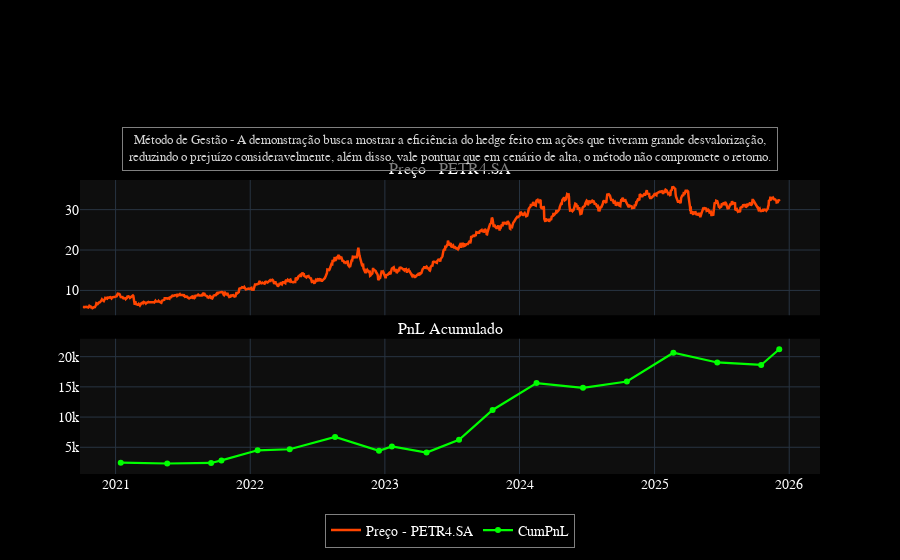

The code cell stored with this chart in its notebook:
### Code cell
# =============================================================================
# 4) Exemplo de uso (descomente para rodar localmente)
# =============================================================================
if __name__ == "__main__":
    # Bibliotecas
    import yfinance as yf
    import plotly.graph_objects as go
    from plotly.subplots import make_subplots

    # Download da ação
    ticker = 'PETR4.SA'
    start = '2020-10-05'
    dados = yf.download(ticker, start=start, interval='1d', progress=False)
    
    log, resumo = simulate_collar_with_qty(
    dados,
    r=0.15,
    stock_qty=1000,   # quantidade de ações compradas
    put_qty= 500,      # quantidade de puts compradas
    call_qty=500    # quantidade de calls vendidas
)

    # Exibir cabeçalhos
    #print("LOG (amostra):")
    display(log)
    #print("\nRESUMO Por Ciclo:")
    display(resumo)
    
    # --- Corrigir o MultiIndex para uma série de preços
    precos = dados["Close"][ticker]   # ou "PETR4.SA" dependendo do ticker
    
# --- Subplots com eixo X compartilhado
fig = make_subplots(
    rows=2, cols=1, shared_xaxes=True, vertical_spacing=0.08,
    subplot_titles=(f"Preço - {ticker}", "PnL Acumulado"))

# --- 1) Preço da ação
fig.add_trace(go.Scatter(x=precos.index,y=precos,mode="lines",name=f"Preço - {ticker}",line=dict(color="orangered", width=2.5)),row=1, col=1)

# --- 2) PnL acumulado
fig.add_trace(go.Scatter(x=resumo["EndDate"],y=resumo["CumPnL"],mode="lines+markers",name="CumPnL",line=dict(color="lime", width=2.2),
                         marker=dict(size=6, symbol="circle", color="lime")),row=2, col=1)

# --- Layout refinado estilo dark
fig.update_layout(height=750,template="plotly_dark",title_text=" ",title_x=0.5,showlegend=True,
    legend=dict(orientation="h",yanchor="bottom",y=-0.25,xanchor="center",x=0.5,bgcolor="rgba(0,0,0,0.3)",bordercolor="gray",borderwidth=1),
    plot_bgcolor="rgba(15,15,15,0.95)",paper_bgcolor="rgba(0,0,0,1)",font=dict(size=14, family="Arial", color="white"),margin=dict(t=80, b=80))

fig.add_annotation(
    text="Método de Gestão - A demonstração busca mostrar a eficiência do hedge feito em ações que tiveram grande desvalorização,<br>"
            "reduzindo o prejuízo consideravelmente, além disso, vale pontuar que em cenário de alta, o método não compromete o retorno.<br>",
    
    xref="paper", yref="paper",
    x=0.5, y=1.18,   # <- sobe um pouco mais o texto
    showarrow=False,
    font=dict(size=13, color="lightgray"),
    align="center",
    bgcolor="rgba(0,0,0,0.5)",
    bordercolor="gray",
    borderwidth=1,
    borderpad=6)

# --- Ajustar margens para dar espaço
fig.update_layout(margin=dict(t=180, b=80))

fig.show()

"""
CODIGO INCORRETO, QUANTO MAIS PUTS COMPRADAS MAIOR O RETORNO?
DEVE VENDER A CALL NA MESMA DATA QUE COMPRA A PUT
TENTAR ROLAR CALL DE FORMA POSITIVA

"""

### Figure 1 — Plotly figure (JSON) as saved in the notebook; plotly's stock layout.template omitted (floating-point values rounded to 4 significant figures; data arrays with more than 128 entries replaced by an {"elided": "..."} marker saying what was removed)
{"data": [{"line": {"color": "orangered", "width": 2.5}, "mode": "lines", "name": "Preço - PETR4.SA", "type": "scatter", "x": {"elided": "1289 str values"}, "xaxis": "x", "y": {"elided": "1289 float values"}, "yaxis": "y"}, {"line": {"color": "lime", "width": 2.2}, "marker": {"color": "lime", "size": 6, "symbol": "circle"}, "mode": "lines+markers", "name": "CumPnL", "type": "scatter", "x": ["2021-01-15T00:00:00", "2021-05-21T00:00:00", "2021-09-17T00:00:00", "2021-10-15T00:00:00", "2022-01-21T00:00:00", "2022-04-18T00:00:00", "2022-08-19T00:00:00", "2022-12-16T00:00:00", "2023-01-20T00:00:00", "2023-04-24T00:00:00", "2023-07-21T00:00:00", "2023-10-20T00:00:00", "2024-02-16T00:00:00", "2024-06-21T00:00:00", "2024-10-18T00:00:00", "2025-02-21T00:00:00", "2025-06-20T00:00:00", "2025-10-17T00:00:00", "2025-12-05T00:00:00"], "xaxis": "x2", "y": [2456.0, 2317.0, 2403.0, 2825.0, 4500.0, 4673.0, 6721.0, 4414.0, 5130.0, 4116.0, 6251.0, 11180.0, 15620.0, 14840.0, 15890.0, 20660.0, 19040.0, 18630.0, 21220.0], "yaxis": "y2"}], "layout": {"annotations": [{"font": {"size": 16}, "showarrow": false, "text": "Preço - PETR4.SA", "x": 0.5, "xanchor": "center", "xref": "paper", "y": 1, "yanchor": "bottom", "yref": "paper"}, {"font": {"size": 16}, "showarrow": false, "text": "PnL Acumulado", "x": 0.5, "xanchor": "center", "xref": "paper", "y": 0.46, "yanchor": "bottom", "yref": "paper"}, {"align": "center", "bgcolor": "rgba(0, 0, 0, 0.5)", "bordercolor": "gray", "borderpad": 6, "borderwidth": 1, "font": {"color": "lightgray", "size": 13}, "showarrow": false, "text": "Método de Gestão - A demonstração busca mostrar a eficiência do hedge feito em ações que tiveram grande desvalorização,<br>reduzindo o prejuízo consideravelmente, além disso, vale pontuar que em cenário de alta, o método não compromete o retorno.<br>", "x": 0.5, "xref": "paper", "y": 1.18, "yref": "paper"}], "autosize": true, "font": {"color": "white", "family": "Arial", "size": 14}, "legend": {"bgcolor": "rgba(0, 0, 0, 0.3)", "bordercolor": "gray", "borderwidth": 1, "orientation": "h", "x": 0.5, "xanchor": "center", "y": -0.25, "yanchor": "bottom"}, "margin": {"b": 80, "t": 180}, "paper_bgcolor": "rgba(0, 0, 0, 1)", "plot_bgcolor": "rgba(15,15,15,0.95)", "showlegend": true, "title": {"text": " ", "x": 0.5}, "xaxis": {"anchor": "y", "autorange": true, "domain": [0, 1], "matches": "x2", "range": ["2020-09-28 20:20:31.7506", "2026-03-23 03:39:28.2494"], "showticklabels": false, "type": "date"}, "xaxis2": {"anchor": "y2", "autorange": true, "domain": [0, 1], "range": ["2020-09-28 20:20:31.7506", "2026-03-23 03:39:28.2494"], "type": "date"}, "yaxis": {"anchor": "x", "autorange": true, "domain": [0.54, 1], "range": [3.857, 37.34], "type": "linear"}, "yaxis2": {"anchor": "x2", "autorange": true, "domain": [0, 0.46], "range": [821.7, 22720.0], "type": "linear"}}}
